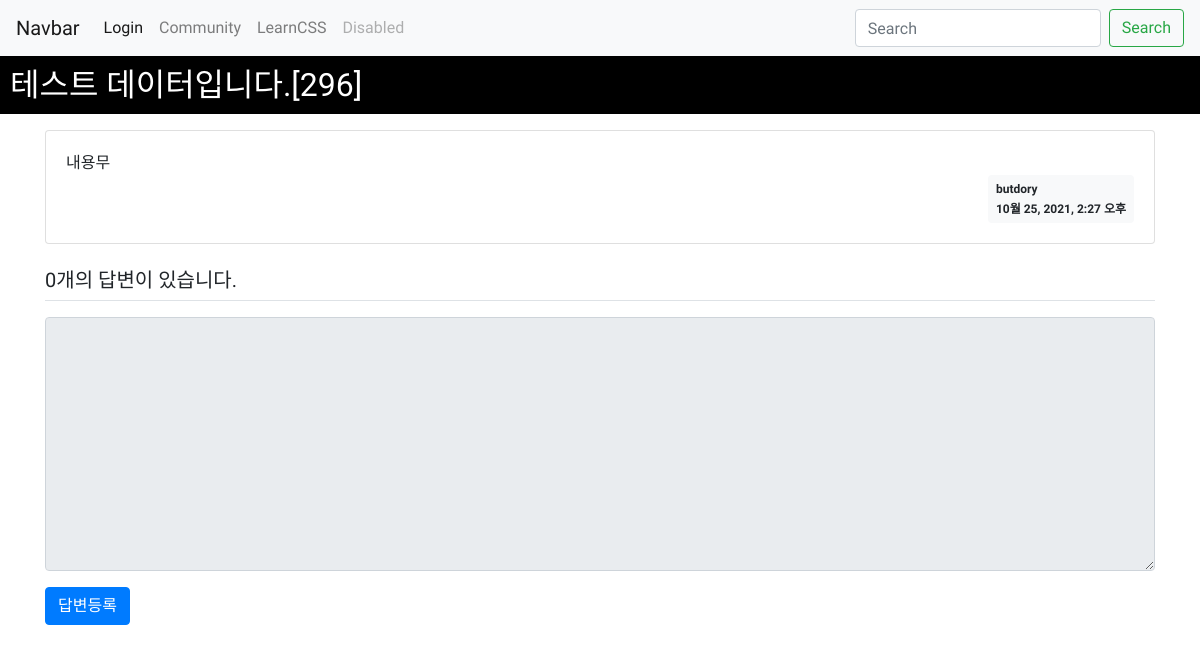
The page /apptest/306/ on the database its author committed.
### testapp1/models.py (models this page shows, shortened)
class Question(models.Model):
    author = models.ForeignKey(User, on_delete=models.CASCADE)
    subject = models.CharField(max_length=200)
    content = models.TextField()
    modify_date = models.DateTimeField(null=True, blank=True)
    create_date = models.DateTimeField()

### testapp1/views.py (the view)
# urls.py: path('<int:question_id>/', views.detail, name='detail'),
def detail(request, question_id):
    question = Question.objects.get(id=question_id)
    context = {'question': question}
    return render(request, 'apptest/detail.html', context)

### templates/apptest/detail.html (shortened to what this page needs)
{% extends 'base.html' %}
{% block content %}
{% load static %}
<link rel="stylesheet" type="text/css" href="{% static 'css/index.css' %}">
    <div class="title_div">
    <h2>{{ question.subject }}</h2>
    </div>
<div class="container my-3">
    <div class="card my-3">
        <div class="card-body">
            <div class="card-text" style="white-space: pre-line;">{{ question.content }}</div>
            <div class="d-flex justify-content-end">
                <div class="badge badge-light p-2 text-left">
                    <div class="mb-2">{{ question.author.username }}</div>
                    <div>{{ question.create_date }}</div>
                </div>
            </div>
        </div>
    </div>
    <h5 class="border-bottom my-3 py-2">{{question.answer_set.count}}개의 답변이 있습니다.</h5>
    <form action="{% url 'apptest:answer_create' question.id %}" method="post" class="my-3">
        <div class="form-group">
            <textarea {% if not user.is_authenticated %}disabled{% endif %}
              name="content" id="content" class="form-control" rows="10"></textarea>
        </div>
        <input type="submit" value="답변등록" class="btn btn-primary">
    </form>
</div>
{% endblock %}

### static/css/index.css (style rules this page uses)
*, *::after, *::before { margin: 0; padding: 0; box-sizing: border-box; font-family: 'Jua', sans-serif; }
.title_div > * { background-color: black; color: white; padding: 10px; }

### rows shown on the page
Question: subject "테스트 데이터입니다.[296]", content "내용무", author.username "butdory", create_date "10월 25, 2021, 2:27 오후", answer_set.count "0"
